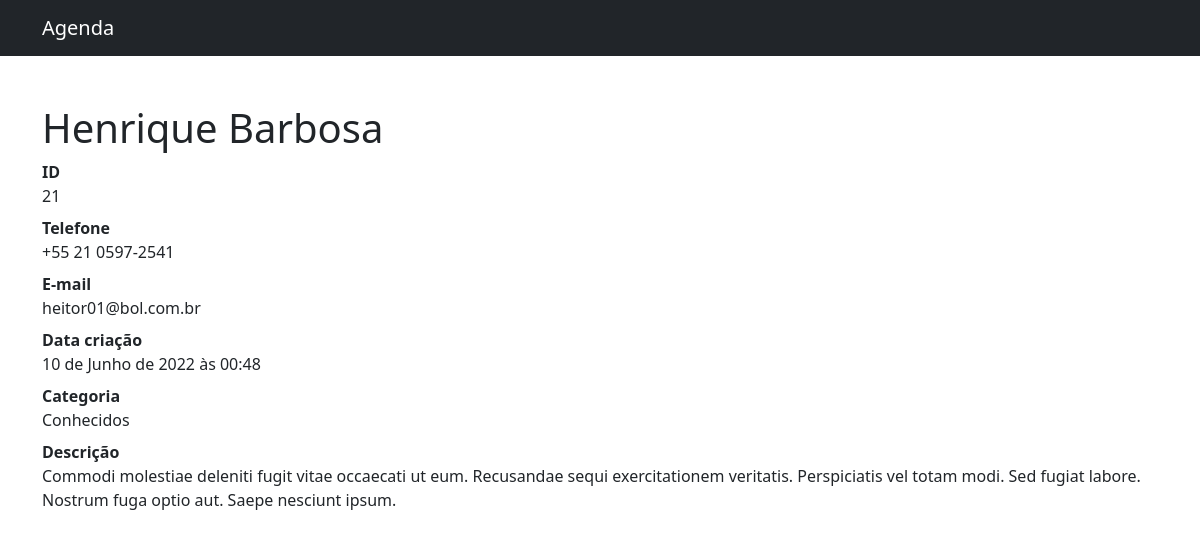
The app's page /agenda/contato/21/ with its own data.
### agenda/models.py (models this page shows, shortened)
class Contact(models.Model):
    first_name = models.CharField(max_length=60)
    last_name = models.CharField(max_length=60, blank=True)
    telephone = models.CharField(max_length=20)
    email = models.CharField(max_length=255, blank=True)
    created_in = models.DateTimeField(default=timezone.now)
    description = models.TextField(blank=True)
    category = models.ForeignKey(
        Category, on_delete=models.SET_NULL, null=True)

class Category(models.Model):
    name = models.CharField(max_length=60)
    def __str__(self):
        return self.name

### agenda/views.py (the view)
# urls.py: path('agenda/contato/<int:id_contact>/', views.contact, name='contact'),
def contact(request, id_contact):
    contact = get_object_or_404(Contact, id=id_contact)
    return render(request, 'agenda/pages/contact.html', context={
        'contact': contact
    })

### agenda/templates/agenda/pages/contact.html (shortened to what this page needs)
{% extends 'global/base.html' %}
{% block content %}
{% include 'agenda/partials/_nav.html' %}
<div class="container">
    <div class="row">
        <div class="col-lg-12">
        <h1 class="mt-5">{{ contact.first_name | title }} {{ contact.last_name | title }}</h1>
        <dl>
            <dt>ID</dt>
            <dd>{{ contact.id }}</dd>
            <dt>Telefone</dt>
            <dd>{{ contact.telephone }}</dd>
            <dt>E-mail</dt>
            <dd>{{ contact.email }}</dd>
            <dt>Data criação</dt>
            <dd>{{ contact.created_in }}</dd>
            <dt>Categoria</dt>
            <dd>{{ contact.category }}</dd>
            <dt>Descrição</dt>
            <dd>{{ contact.description | capfirst }}</dd>
        </dl>
        </div>
    </div>
</div>
{% endblock content %}

### records on screen
Contact: first_name "Henrique", last_name "Barbosa", id "21", telephone "+55 21 0597-2541", email "heitor01@bol.com.br", created_in "10 de Junho de 2022 às 00:48", category "Conhecidos", description "Commodi molestiae deleniti fugit vitae occaecati ut eum. Recusandae sequi exercitationem veritatis. Perspiciatis vel totam modi. Sed fugiat labore. Nostrum fuga optio aut. Saepe nesciunt ipsum."
